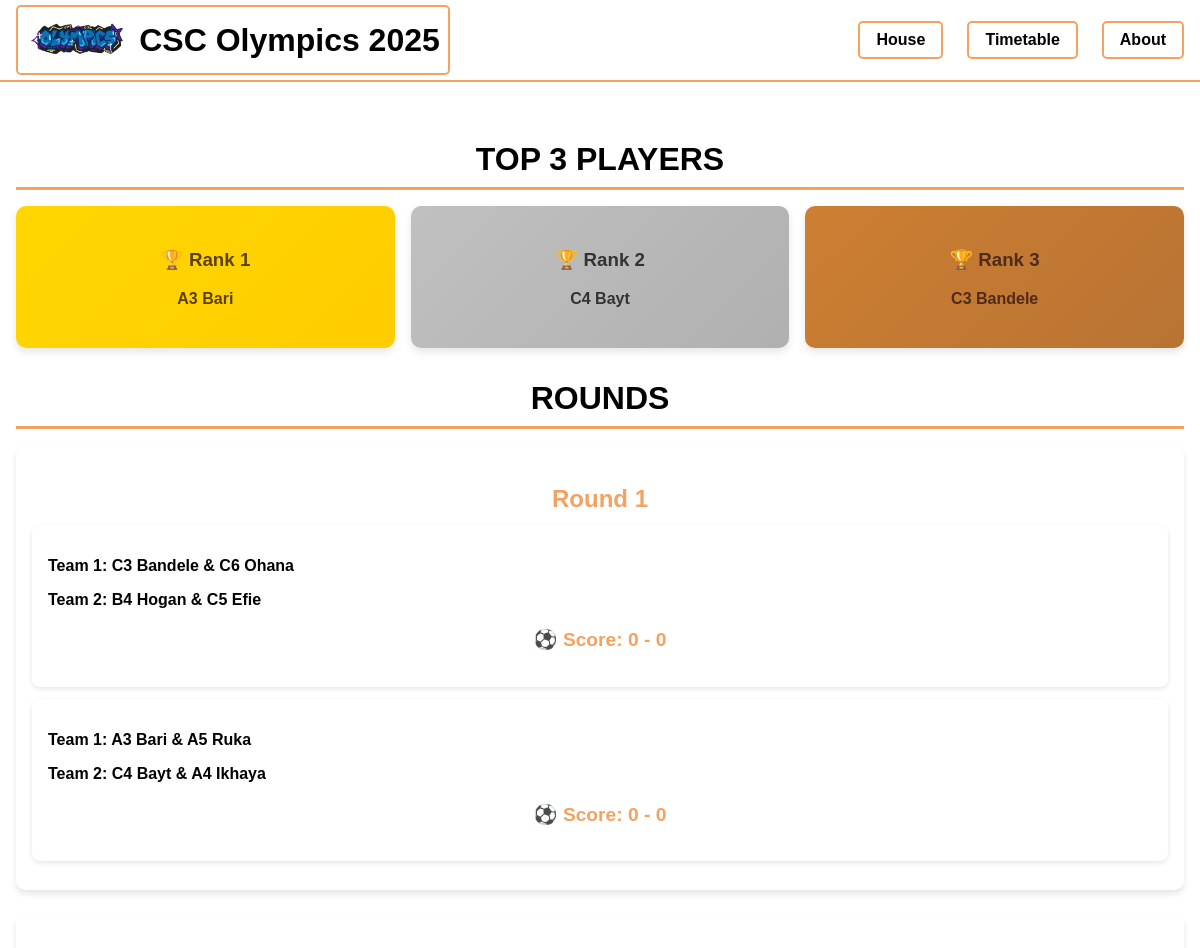
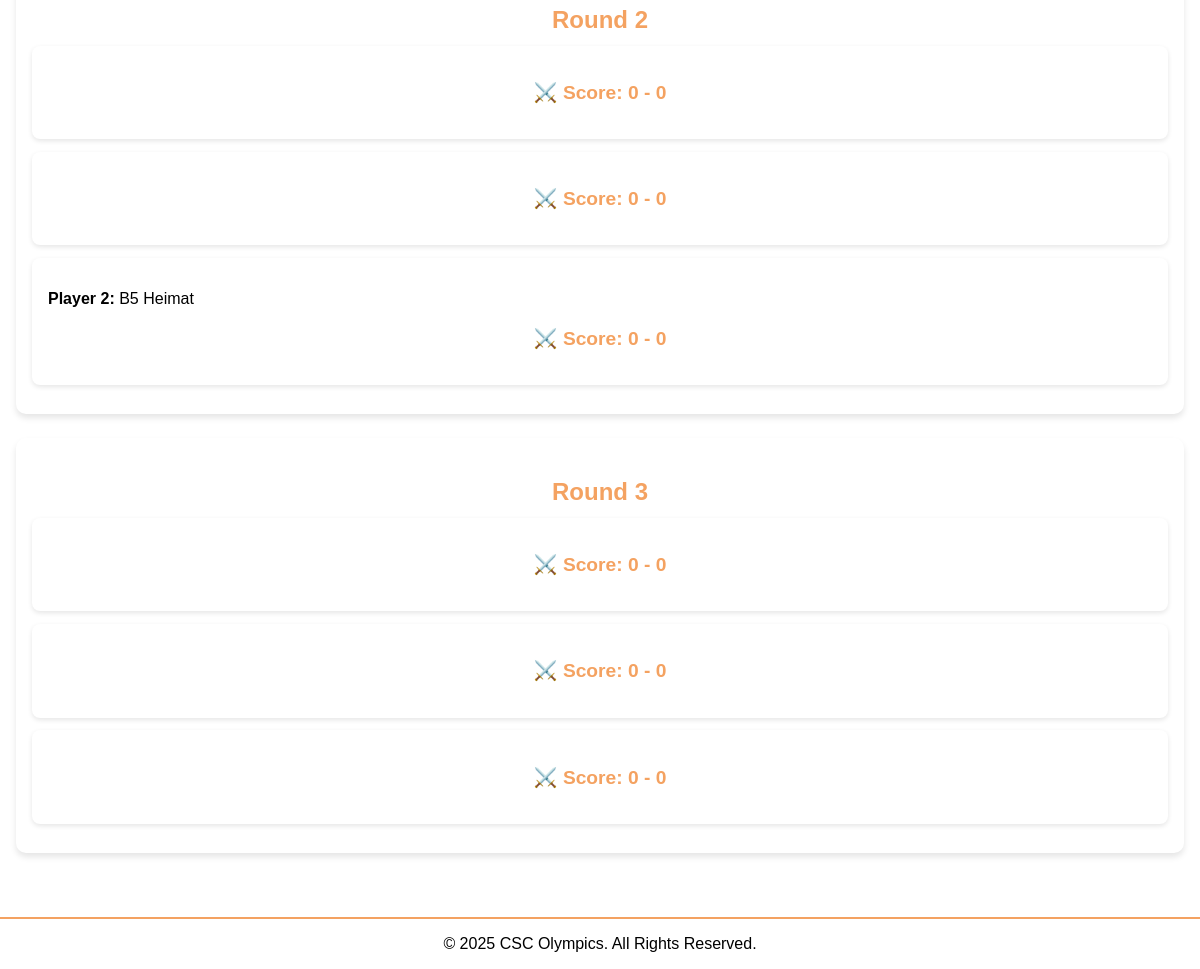
/1/, run on the app's committed database (2 pictures, top to bottom).
### app/models.py (models this page shows, shortened)
class Players(db.Model):
    __tablename__ = "players"
    id = db.Column(db.Integer, primary_key=True, autoincrement=True)
    name = db.Column(db.TEXT)
    medals = db.Column(db.Integer, default=0)
    house_id1 = db.Column(db.String(2))
    house_id2 = db.Column(db.String(2), nullable=True)

class Matches(db.Model):
    __tablename__ = "matches"
    id = db.Column(db.Integer, primary_key=True, autoincrement=True)
    match_info_id = db.Column(db.Integer, db.ForeignKey('match_info.id'))
    rel_match_info = db.relationship('Match_info', backref=db.backref('matches', lazy=True))
    player1_id = db.Column(db.Integer, db.ForeignKey('players.id'))
    player1 = db.relationship('Players', foreign_keys=[player1_id], backref=db.backref('matches_as_player1', lazy=True))
    player2_id = db.Column(db.Integer, db.ForeignKey('players.id'))
    player2 = db.relationship('Players', foreign_keys=[player2_id], backref=db.backref('matches_as_player2', lazy=True))
    winner_player_id = db.Column(db.Integer, db.ForeignKey('players.id'))
    winner_player = db.relationship('Players', foreign_keys=[winner_player_id], backref=db.backref('matches_won', lazy=True))
    last_match1_id = db.Column(db.Integer, db.ForeignKey('matches.id'))
    score1 = db.Column(db.Integer, default=0, nullable=True)
    last_match2_id = db.Column(db.Integer, db.ForeignKey('matches.id'))
    score2 = db.Column(db.Integer, default=0, nullable=True)
    round = db.Column(db.Integer, default=0)

### app/routes.py (the view)
@bp.route('/<int:match_id>/')
def match_view(match_id):
    match_info = Match_info.query.get(match_id)
    if not match_info:
        return render_template('404.html'), 404
    manual_3places = [
        Players.query.get(match_info.manual_1st_player_id),
        Players.query.get(match_info.manual_2nd_player_id),
        Players.query.get(match_info.manual_3rd_player_id)
    ]
    round_matches_list = []
    round_number = 1
    while round_matches := Matches.query.filter_by(round=round_number, match_info_id=match_id).all():
        if "Football" in match_info.name and round_number == 1:
            combined_matches = []
            for i in range(0, len(round_matches), 2):
                if i + 1 < len(round_matches):
                    match1 = round_matches[i]
                    match2 = round_matches[i + 1]
                    combined_match = {
                        'team1': [match1.player1, match2.player1],  # A3 & A4
                        'team2': [match1.player2, match2.player2],  # A5 & A6
                        'score1': match1.score1,    # Combined scores
                        'score2': match1.score2,
                        'winner_player_id': match1.winner_player_id or match2.winner_player_id  # Winner logic
                    }
                    combined_matches.append(combined_match)
            round_matches_list.append(combined_matches)
        else:
            round_matches_list.append(round_matches)
        round_number += 1
    context = {
        'match_info': match_info,
        'manual_3places': manual_3places,
        'round_matches_list': round_matches_list,
        'route': 'match_view',
        'is_football': "Football" in match_info.name,  # Add a flag to indicate if it's a football match
    }
    if "Football" in match_info.name:
        return render_template('football_match_view.html', **context)
    else:
        return render_template('match_view.html', **context)

### app/templates/football_match_view.html (shortened to what this page needs)
{% extends 'base.html' %}
{% block content %}
<div class="match-container">
    <h2 class="section-header">Top 3 Players</h2>
    <div class="top-players">
        {% for player in manual_3places %}
            {% if player %}
                <div class="player-card rank-{{ loop.index }}">
                    <h3>🏆 Rank {{ loop.index }}</h3>
                    <p><strong> {{ player.name }} </strong></p>
                </div>
            {% else %}
                <div class="player-card rank-{{ loop.index }}">
                    <h3>🏆 Rank {{ loop.index }}</h3>
                    <p>No data available</p>
                </div>
            {% endif %}
        {% endfor %}
    </div>
    <h2 class="section-header">Rounds</h2>
    <div class="rounds">
        {% if round_matches_list %}
            {% for round_matches in round_matches_list %}
                <div class="round">
                    <h3 class="round-header">Round {{ loop.index }}</h3>
                    {% if is_football and loop.index == 1 %}
                        {% for match in round_matches %}
                            <div class="match">
                                <p class="team">
                                    <strong>Team 1:</strong>
                                    {{ match.team1[0].name }} & {{ match.team1[1].name }}
                                </p>
                                <p class="team">
                                    <strong>Team 2:</strong>
                                    {{ match.team2[0].name }} & {{ match.team2[1].name }}
                                </p>
                                <p class="match-score">⚽ Score: {{ match.score1 }} - {{ match.score2 }}</p>
                            </div>
                        {% endfor %}
                    {% else %}
                        {% for match in round_matches %}
                            <div class="match">
                                {% if match.player2 %}
                                    <p><strong>Player 2:</strong> {{ match.player2.name }}</p>
                                {% endif %}
                                <p class="match-score">⚔️ Score: {{ match.score1 }} - {{ match.score2 }}</p>
                            </div>
                        {% endfor %}
                    {% endif %}
                </div>
            {% endfor %}
        {% else %}
            <p>No rounds available.</p>
        {% endif %}
    </div>
</div>
{% endblock %}

### data on the page
Players: name "A3 Bari", name "A3 Bari"
Players: name "C4 Bayt", name "C4 Bayt"
Players: name "C3 Bandele", name "C3 Bandele"
Players: name "C6 Ohana"
Players: name "B4 Hogan"
Players: name "C5 Efie"
Players: name "A5 Ruka"
Players: name "A4 Ikhaya"
Matches: score1 "0", score2 "0"
Matches: score1 "0", score2 "0"
Matches: player2.name "B5 Heimat", score1 "0", score2 "0"
Matches: score1 "0", score2 "0"
Matches: score1 "0", score2 "0"
Matches: score1 "0", score2 "0"

### other printed values
{{ match.score1 }} "0" "0"
{{ match.score2 }} "0" "0"
